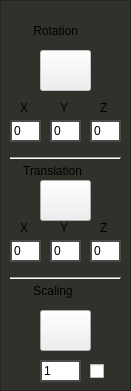
   <widget class="QFrame" name="LeftCameraFrame">
    <property name="enabled">
     <bool>true</bool>
    </property>
    <property name="geometry">
     <rect>
      <x>0</x>
      <y>360</y>
      <width>131</width>
      <height>391</height>
     </rect>
    </property>
    <property name="palette">
     <palette>
      <active>
       <colorrole role="WindowText">
        <brush brushstyle="SolidPattern">
         <color alpha="255">
          <red>255</red>
          <green>255</green>
          <blue>255</blue>
         </color>
        </brush>
       </colorrole>
       <colorrole role="Button">
        <brush brushstyle="SolidPattern">
         <color alpha="255">
          <red>49</red>
          <green>48</green>
          <blue>43</blue>
         </color>
        </brush>
       </colorrole>
       <colorrole role="Light">
        <brush brushstyle="SolidPattern">
         <color alpha="255">
          <red>115</red>
          <green>115</green>
          <blue>115</blue>
         </color>
        </brush>
       </colorrole>
       <colorrole role="Text">
        <brush brushstyle="SolidPattern">
         <color alpha="255">
          <red>255</red>
          <green>255</green>
          <blue>255</blue>
         </color>
        </brush>
       </colorrole>
       <colorrole role="BrightText">
        <brush brushstyle="SolidPattern">
         <color alpha="255">
          <red>113</red>
          <green>255</green>
          <blue>70</blue>
         </color>
        </brush>
       </colorrole>
       <colorrole role="ButtonText">
        <brush brushstyle="SolidPattern">
         <color alpha="255">
          <red>255</red>
          <green>255</green>
          <blue>255</blue>
         </color>
        </brush>
       </colorrole>
       <colorrole role="Base">
        <brush brushstyle="SolidPattern">
         <color alpha="255">
          <red>49</red>
          <green>48</green>
          <blue>43</blue>
         </color>
        </brush>
       </colorrole>
       <colorrole role="Window">
        <brush brushstyle="SolidPattern">
         <color alpha="255">
          <red>49</red>
          <green>48</green>
          <blue>43</blue>
         </color>
        </brush>
       </colorrole>
       <colorrole role="HighlightedText">
        <brush brushstyle="SolidPattern">
         <color alpha="255">
          <red>255</red>
          <green>56</green>
          <blue>56</blue>
         </color>
        </brush>
       </colorrole>
       <colorrole role="AlternateBase">
        <brush brushstyle="SolidPattern">
         <color alpha="255">
          <red>102</red>
          <green>102</green>
          <blue>102</blue>
         </color>
        </brush>
       </colorrole>
       <colorrole role="NoRole">
        <brush brushstyle="SolidPattern">
         <color alpha="255">
          <red>53</red>
          <green>53</green>
          <blue>53</blue>
         </color>
        </brush>
       </colorrole>
       <colorrole role="ToolTipText">
        <brush brushstyle="SolidPattern">
         <color alpha="255">
          <red>255</red>
          <green>147</green>
          <blue>97</blue>
         </color>
        </brush>
       </colorrole>
      </active>
      <inactive>
       <colorrole role="WindowText">
        <brush brushstyle="SolidPattern">
         <color alpha="255">
          <red>255</red>
          <green>255</green>
          <blue>255</blue>
         </color>
        </brush>
       </colorrole>
       <colorrole role="Button">
        <brush brushstyle="SolidPattern">
         <color alpha="255">
          <red>49</red>
          <green>48</green>
          <blue>43</blue>
         </color>
        </brush>
       </colorrole>
       <colorrole role="Light">
        <brush brushstyle="SolidPattern">
         <color alpha="255">
          <red>115</red>
          <green>115</green>
          <blue>115</blue>
         </color>
        </brush>
       </colorrole>
       <colorrole role="Text">
        <brush brushstyle="SolidPattern">
         <color alpha="255">
          <red>255</red>
          <green>255</green>
          <blue>255</blue>
         </color>
        </brush>
       </colorrole>
       <colorrole role="BrightText">
        <brush brushstyle="SolidPattern">
         <color alpha="255">
          <red>113</red>
          <green>255</green>
          <blue>70</blue>
         </color>
        </brush>
       </colorrole>
       <colorrole role="ButtonText">
        <brush brushstyle="SolidPattern">
         <color alpha="255">
          <red>255</red>
          <green>255</green>
          <blue>255</blue>
         </color>
        </brush>
       </colorrole>
       <colorrole role="Base">
        <brush brushstyle="SolidPattern">
         <color alpha="255">
          <red>49</red>
          <green>48</green>
          <blue>43</blue>
         </color>
        </brush>
       </colorrole>
       <colorrole role="Window">
        <brush brushstyle="SolidPattern">
         <color alpha="255">
          <red>49</red>
          <green>48</green>
          <blue>43</blue>
         </color>
        </brush>
       </colorrole>
       <colorrole role="HighlightedText">
        <brush brushstyle="SolidPattern">
         <color alpha="255">
          <red>255</red>
          <green>56</green>
          <blue>56</blue>
         </color>
        </brush>
       </colorrole>
       <colorrole role="AlternateBase">
        <brush brushstyle="SolidPattern">
         <color alpha="255">
          <red>102</red>
          <green>102</green>
          <blue>102</blue>
         </color>
        </brush>
       </colorrole>
       <colorrole role="NoRole">
        <brush brushstyle="SolidPattern">
         <color alpha="255">
          <red>53</red>
          <green>53</green>
          <blue>53</blue>
         </color>
        </brush>
       </colorrole>
       <colorrole role="ToolTipText">
        <brush brushstyle="SolidPattern">
         <color alpha="255">
          <red>255</red>
          <green>147</green>
          <blue>97</blue>
         </color>
        </brush>
       </colorrole>
      </inactive>
      <disabled>
       <colorrole role="WindowText">
        <brush brushstyle="SolidPattern">
         <color alpha="255">
          <red>255</red>
          <green>255</green>
          <blue>255</blue>
         </color>
        </brush>
       </colorrole>
       <colorrole role="Button">
        <brush brushstyle="SolidPattern">
         <color alpha="255">
          <red>49</red>
          <green>48</green>
          <blue>43</blue>
         </color>
        </brush>
       </colorrole>
       <colorrole role="Light">
        <brush brushstyle="SolidPattern">
         <color alpha="255">
          <red>115</red>
          <green>115</green>
          <blue>115</blue>
         </color>
        </brush>
       </colorrole>
       <colorrole role="Text">
        <brush brushstyle="SolidPattern">
         <color alpha="255">
          <red>255</red>
          <green>255</green>
          <blue>255</blue>
         </color>
        </brush>
       </colorrole>
       <colorrole role="BrightText">
        <brush brushstyle="SolidPattern">
         <color alpha="255">
          <red>113</red>
          <green>255</green>
          <blue>70</blue>
         </color>
        </brush>
       </colorrole>
       <colorrole role="ButtonText">
        <brush brushstyle="SolidPattern">
         <color alpha="255">
          <red>255</red>
          <green>255</green>
          <blue>255</blue>
         </color>
        </brush>
       </colorrole>
       <colorrole role="Base">
        <brush brushstyle="SolidPattern">
         <color alpha="255">
          <red>49</red>
          <green>48</green>
          <blue>43</blue>
         </color>
        </brush>
       </colorrole>
       <colorrole role="Window">
        <brush brushstyle="SolidPattern">
         <color alpha="255">
          <red>49</red>
          <green>48</green>
          <blue>43</blue>
         </color>
        </brush>
       </colorrole>
       <colorrole role="HighlightedText">
        <brush brushstyle="SolidPattern">
         <color alpha="255">
          <red>255</red>
          <green>56</green>
          <blue>56</blue>
         </color>
        </brush>
       </colorrole>
       <colorrole role="AlternateBase">
        <brush brushstyle="SolidPattern">
         <color alpha="255">
          <red>102</red>
          <green>102</green>
          <blue>102</blue>
         </color>
        </brush>
       </colorrole>
       <colorrole role="NoRole">
        <brush brushstyle="SolidPattern">
         <color alpha="255">
          <red>53</red>
          <green>53</green>
          <blue>53</blue>
         </color>
        </brush>
       </colorrole>
       <colorrole role="ToolTipText">
        <brush brushstyle="SolidPattern">
         <color alpha="255">
          <red>255</red>
          <green>147</green>
          <blue>97</blue>
         </color>
        </brush>
       </colorrole>
      </disabled>
     </palette>
    </property>
    <property name="styleSheet">
     <string notr="true">QLineEdit 
{
	 border: 2px solid rgb(76, 76, 76);
}</string>
    </property>
    <property name="frameShape">
     <enum>QFrame::StyledPanel</enum>
    </property>
    <property name="frameShadow">
     <enum>QFrame::Raised</enum>
    </property>
    <widget class="QPushButton" name="buttonTransfRotation">
     <property name="enabled">
      <bool>false</bool>
     </property>
     <property name="geometry">
      <rect>
       <x>40</x>
       <y>50</y>
       <width>51</width>
       <height>41</height>
      </rect>
     </property>
     <property name="text">
      <string/>
     </property>
     <property name="icon">
      <iconset resource="Icons/Icons.qrc">
       <normaloff>:/Trackball.png</normaloff>:/Trackball.png</iconset>
     </property>
     <property name="iconSize">
      <size>
       <width>40</width>
       <height>40</height>
      </size>
     </property>
     <property name="shortcut">
      <string>Ctrl+R</string>
     </property>
     <property name="default">
      <bool>false</bool>
     </property>
    </widget>
    <widget class="QPushButton" name="buttonTransfTranslation">
     <property name="geometry">
      <rect>
       <x>40</x>
       <y>180</y>
       <width>51</width>
       <height>41</height>
      </rect>
     </property>
     <property name="text">
      <string/>
     </property>
     <property name="icon">
      <iconset resource="Icons/Icons.qrc">
       <normaloff>:/Camera_Translation.PNG</normaloff>:/Camera_Translation.PNG</iconset>
     </property>
     <property name="iconSize">
      <size>
       <width>40</width>
       <height>40</height>
      </size>
     </property>
     <property name="shortcut">
      <string>Ctrl+T</string>
     </property>
     <property name="checkable">
      <bool>false</bool>
     </property>
    </widget>
    <widget class="QPushButton" name="buttonTransfScaling">
     <property name="geometry">
      <rect>
       <x>40</x>
       <y>310</y>
       <width>51</width>
       <height>41</height>
      </rect>
     </property>
     <property name="text">
      <string/>
     </property>
     <property name="icon">
      <iconset resource="Icons/Icons.qrc">
       <normaloff>:/Camera_Scaling.png</normaloff>:/Camera_Scaling.png</iconset>
     </property>
     <property name="iconSize">
      <size>
       <width>40</width>
       <height>40</height>
      </size>
     </property>
     <property name="shortcut">
      <string>Ctrl+S</string>
     </property>
     <property name="checkable">
      <bool>false</bool>
     </property>
    </widget>
    <widget class="QLabel" name="label_34">
     <property name="geometry">
      <rect>
       <x>30</x>
       <y>20</y>
       <width>71</width>
       <height>21</height>
      </rect>
     </property>
     <property name="text">
      <string> Rotation</string>
     </property>
    </widget>
    <widget class="QLabel" name="label_35">
     <property name="geometry">
      <rect>
       <x>20</x>
       <y>160</y>
       <width>81</width>
       <height>21</height>
      </rect>
     </property>
     <property name="text">
      <string> Translation</string>
     </property>
    </widget>
    <widget class="QLabel" name="label_36">
     <property name="geometry">
      <rect>
       <x>30</x>
       <y>280</y>
       <width>61</width>
       <height>21</height>
      </rect>
     </property>
     <property name="text">
      <string> Scaling</string>
     </property>
    </widget>
    <widget class="QLabel" name="label_37">
     <property name="geometry">
      <rect>
       <x>100</x>
       <y>100</y>
       <width>16</width>
       <height>16</height>
      </rect>
     </property>
     <property name="text">
      <string>Z</string>
     </property>
    </widget>
    <widget class="QLineEdit" name="line_OrientX">
     <property name="geometry">
      <rect>
       <x>10</x>
       <y>120</y>
       <width>31</width>
       <height>22</height>
      </rect>
     </property>
     <property name="text">
      <string>0</string>
     </property>
    </widget>
    <widget class="QLineEdit" name="line_OrientY">
     <property name="geometry">
      <rect>
       <x>50</x>
       <y>120</y>
       <width>31</width>
       <height>22</height>
      </rect>
     </property>
     <property name="text">
      <string>0</string>
     </property>
    </widget>
    <widget class="QLineEdit" name="line_OrientZ">
     <property name="geometry">
      <rect>
       <x>90</x>
       <y>120</y>
       <width>31</width>
       <height>22</height>
      </rect>
     </property>
     <property name="text">
      <string>0</string>
     </property>
    </widget>
    <widget class="QLineEdit" name="line_PosY">
     <property name="geometry">
      <rect>
       <x>50</x>
       <y>240</y>
       <width>31</width>
       <height>22</height>
      </rect>
     </property>
     <property name="text">
      <string>0</string>
     </property>
    </widget>
    <widget class="QLineEdit" name="line_PosZ">
     <property name="geometry">
      <rect>
       <x>90</x>
       <y>240</y>
       <width>31</width>
       <height>22</height>
      </rect>
     </property>
     <property name="text">
      <string>0</string>
     </property>
    </widget>
    <widget class="QLineEdit" name="line_PosX">
     <property name="geometry">
      <rect>
       <x>10</x>
       <y>240</y>
       <width>31</width>
       <height>22</height>
      </rect>
     </property>
     <property name="text">
      <string>0</string>
     </property>
    </widget>
    <widget class="QLineEdit" name="line_Scale">
     <property name="geometry">
      <rect>
       <x>40</x>
       <y>360</y>
       <width>41</width>
       <height>22</height>
      </rect>
     </property>
     <property name="text">
      <string>1</string>
     </property>
    </widget>
    <widget class="QLabel" name="label_39">
     <property name="geometry">
      <rect>
       <x>60</x>
       <y>100</y>
       <width>16</width>
       <height>16</height>
      </rect>
     </property>
     <property name="text">
      <string>Y</string>
     </property>
    </widget>
    <widget class="QLabel" name="label_40">
     <property name="geometry">
      <rect>
       <x>20</x>
       <y>100</y>
       <width>16</width>
       <height>16</height>
      </rect>
     </property>
     <property name="text">
      <string>X</string>
     </property>
    </widget>
    <widget class="QLabel" name="label_41">
     <property name="geometry">
      <rect>
       <x>60</x>
       <y>220</y>
       <width>16</width>
       <height>16</height>
      </rect>
     </property>
     <property name="text">
      <string>Y</string>
     </property>
    </widget>
    <widget class="QLabel" name="label_42">
     <property name="geometry">
      <rect>
       <x>20</x>
       <y>220</y>
       <width>16</width>
       <height>16</height>
      </rect>
     </property>
     <property name="text">
      <string>X</string>
     </property>
    </widget>
    <widget class="QLabel" name="label_43">
     <property name="geometry">
      <rect>
       <x>100</x>
       <y>220</y>
       <width>16</width>
       <height>16</height>
      </rect>
     </property>
     <property name="text">
      <string>Z</string>
     </property>
    </widget>
    <widget class="QCheckBox" name="checkBoxLeapTracking">
     <property name="geometry">
      <rect>
       <x>90</x>
       <y>360</y>
       <width>21</width>
       <height>22</height>
      </rect>
     </property>
     <property name="text">
      <string/>
     </property>
     <property name="shortcut">
      <string>Space</string>
     </property>
    </widget>
    <widget class="Line" name="line">
     <property name="geometry">
      <rect>
       <x>10</x>
       <y>150</y>
       <width>111</width>
       <height>16</height>
      </rect>
     </property>
     <property name="styleSheet">
      <string notr="true">color: rgb(225, 67, 19);</string>
     </property>
     <property name="orientation">
      <enum>Qt::Horizontal</enum>
     </property>
    </widget>
    <widget class="Line" name="line_2">
     <property name="geometry">
      <rect>
       <x>10</x>
       <y>270</y>
       <width>111</width>
       <height>16</height>
      </rect>
     </property>
     <property name="styleSheet">
      <string notr="true">color: rgb(225, 67, 19);</string>
     </property>
     <property name="orientation">
      <enum>Qt::Horizontal</enum>
     </property>
    </widget>
   </widget>
